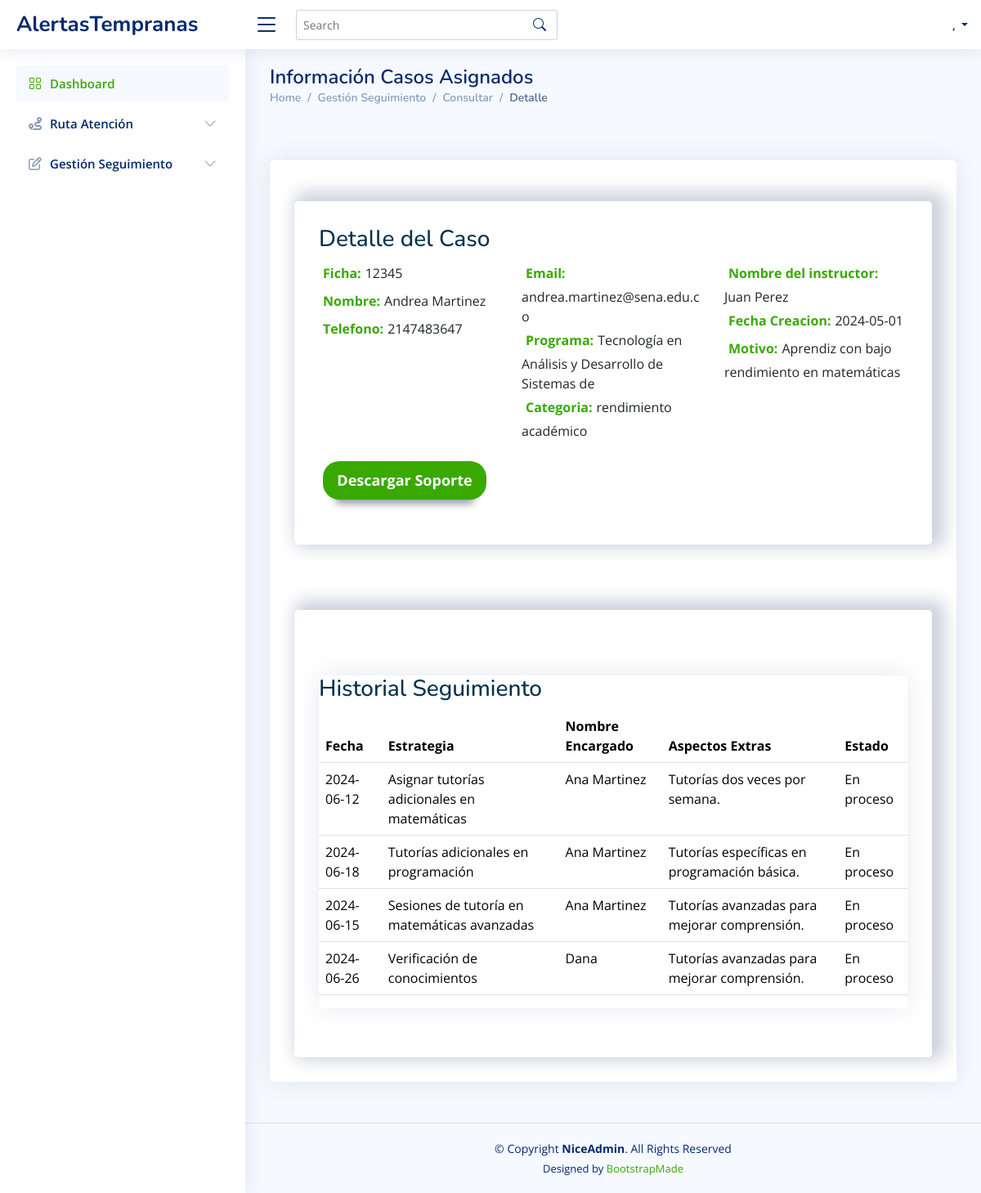
Screenshot of /Views/coordinador/mostrarCasoAsignado.php?id=1 with the database file from the repository.
### tables this page shows
CREATE TABLE `casos` (
  `id` int(11) NOT NULL,
  `descripcion` text NOT NULL,
  `categoria` varchar(80) NOT NULL,
  `soporte` varchar(300) NOT NULL,
  `fecha` date NOT NULL,
  `estado` varchar(80) NOT NULL,
  `id_aprendiz` int(11) NOT NULL,
  `id_usuario` int(11) NOT NULL,
  `id_encargado` int(11) NOT NULL
);

CREATE TABLE `aprendiz` (
  `id` int(11) NOT NULL,
  `tipo_documento_aprendiz` varchar(20) NOT NULL,
  `documento` bigint(20) NOT NULL,
  `nombre` varchar(60) NOT NULL,
  `apellido` varchar(50) NOT NULL,
  `email` varchar(60) NOT NULL,
  `telefono` int(11) NOT NULL,
  `programa` varchar(50) NOT NULL,
  `ficha` varchar(30) NOT NULL,
  `id_usuario` int(11) NOT NULL
);

CREATE TABLE `usuarios` (
  `id` int(11) NOT NULL,
  `tipo_documento` varchar(20) NOT NULL,
  `documento` int(11) NOT NULL,
  `nombre` varchar(60) NOT NULL,
  `email` varchar(60) NOT NULL,
  `telefono` int(11) NOT NULL,
  `clave` varchar(250) NOT NULL,
  `rol` varchar(50) NOT NULL
);

CREATE TABLE `seguimiento_casos` (
  `id` int(11) NOT NULL,
  `estrategia` varchar(200) NOT NULL,
  `id_caso` int(11) NOT NULL,
  `id_encargado` int(11) NOT NULL,
  `aspectos_extras` text NOT NULL,
  `fecha` date DEFAULT NULL
);

### Models/consultasCoordinador.php (called while the page is built, shortened)
<?php
class ConsultasCoordinador {
    public function consultarInfoDet($id_caso){
        $objConexion = new Conexion();
        $conexion = $objConexion->getConexion();
        $consultar= "SELECT a.ficha, a.nombre, a.apellido, a.telefono, a.email, a.programa, c.categoria, u.nombre AS nombre_usuario, c.estado, c.fecha, c.descripcion, c.soporte FROM casos c JOIN aprendiz a ON c.id_aprendiz = a.id JOIN usuarios u ON c.id_usuario = u.id WHERE c.id = :id_caso";
        $result= $conexion->prepare($consultar);
        $result->bindparam(':id_caso', $id_caso);
        $result->execute();
        $f= array();
        while($resultado = $result->fetch()){
            $f[] = $resultado;
        }
        return $f;
    }
    public function consultarSegumientoCaso($id_caso){
        $objConexion = new Conexion();
        $conexion = $objConexion->getConexion();
        $consultar= "SELECT s.id, s.estrategia, s.id_caso, s.id_encargado, s.aspectos_extras, s.fecha, c.estado, u.nombre AS nombre_encargado FROM seguimiento_casos s JOIN casos c ON s.id_caso = c.id JOIN usuarios u ON s.id_encargado= u.id WHERE s.id_caso = :id_caso";
        $result= $conexion->prepare($consultar);
        $result->bindparam(':id_caso', $id_caso);
        $result->execute();
        $f= array();
        while($resultado = $result->fetch()){
            $f[] = $resultado;
        }
        return $f;
    }
}

### Controllers/coordinador/mostrar_info.php (the view, shortened to what this page needs)
<?php
require_once("../../Models/consultasCoordinador.php");
function cargarInfoDetalles() {
    $id_caso = $_GET['id'];
    $objConsultas = new ConsultasCoordinador();
    $result = $objConsultas->consultarInfoDet($id_caso);
        foreach ($result as $f) {
            echo '
            <div class="col-md-4">
                <label class="modal-detalles" for="">Ficha:</label>'.$f['ficha'].' <br>
                <label class="modal-detalles" for="">Nombre:</label>'.$f['nombre'].' '.$f['apellido'].' <br>
                <label class="modal-detalles" for="">Telefono:</label>'.$f['telefono'].' <br>
              </div>
              <div class="col-md-4">
                <label class="modal-detalles" for="">Email:</label>'.$f['email'].' <br>
                <label class="modal-detalles" for="">Programa:</label>'.$f['programa'].'<br>
                <label class="modal-detalles" for="">Categoria:</label>'.$f['categoria'].' <br>
              </div>
              <div class="col-md-4">
                <label class="modal-detalles" for="">Nombre del instructor:</label>'.$f['nombre_usuario'].' <br>
                <label class="modal-detalles" for="">Fecha Creacion:</label>'.$f['fecha'].'<br>
                <label class="modal-detalles" for="">Motivo:</label>'.$f['descripcion'].'<br>
              </div>
              <div class="col-md-12">
                <label class="modal-detalles" for=""><button class="form-button"><a href="'.$f['soporte'].'" download style= "color:white; ">Descargar Soporte</a></button> <br>
              </div>
            ';
        }
}
function cargarSeguimiento(){
  $id_caso = $_GET['id'];
  $objConsultas = new ConsultasCoordinador();
  $result = $objConsultas->consultarSegumientoCaso($id_caso);
  if (!isset($result)) {
      echo "<h2>No hay seguimientos registrados</h2>";
  } else {
      foreach ($result as $f) {
          echo '
                <tr>
                  <td>'.$f['fecha'].'</td>
                  <td>'.$f['estrategia'].' </td>
                  <td>'.$f['nombre_encargado'].'</td>
                  <td>'.$f['aspectos_extras'].'</td>
                  <td>'.$f['estado'].'</td>
                </tr>
          ';
      }
  }
}
function cargarPerfilCordinador()
{
  $idUsuarios = $_SESSION["id"];
  $objConsultasAdmin = new ConsultasCoordinador();
  $f = $objConsultasAdmin->consultarUser($idUsuarios);
  echo '
        <li class="nav-item dropdown pe-3">
          <a class="nav-link nav-profile d-flex align-items-center pe-0" href="#" data-bs-toggle="dropdown">
            <span class="d-none d-md-block dropdown-toggle ps-2">' . $f["nombre"] .', '.$f["rol"].  '</span>
          </a>
          <ul class="dropdown-menu dropdown-menu-end dropdown-menu-arrow profile">
            <li class="dropdown-header">
              <h6>' . $f["nombre"] . '</h6>
              <span>' . $f["rol"] . '</span>
            </li>
            <li>
              <hr class="dropdown-divider">
            </li>
            <li>
              <a class="dropdown-item d-flex align-items-center" href="userProfileAdmin.php">
                <i class="bi bi-person"></i>
                <span>Mi perfil</span>
              </a>
            </li>
            <li>
              <hr class="dropdown-divider">
            </li>
            <li>
              <a class="dropdown-item d-flex align-items-center" href="users-profile.html">
                <i class="bi bi-gear"></i>
                <span>Configuración</span>
              </a>
            </li>
            <li>
              <hr class="dropdown-divider">
            </li>
            <li>
              <a class="dropdown-item d-flex align-items-center" href="pages-faq.html">
                <i class="bi bi-question-circle"></i>
                <span>¿Necesitas Ayuda?</span>
              </a>
            </li>
            <li>
              <hr class="dropdown-divider">
            </li>
            <li>
              <a class="dropdown-item d-flex align-items-center" href="../../Controllers/cerrarSesion.php">
                <i class="bi bi-box-arrow-right"></i>
                <span>Cerrar Sesión</span>
              </a>
            </li>
          </ul>
        </li>
    ';
}

### Views/coordinador/assets/css/style.css (style rules this page uses)
:root { scroll-behavior: smooth; --primary-color: #39A900; --secondary-color: #00324D; --complementary-color1: #385c57; --complementary-color2: #e6e6e6; --degrade: linear-gradient(#39a900, #A1D687, #fff); --font-size-titulos-h1: 48px; --font-size-titulos-h2: 40px; --font-size-titulos-h3: 32px; --font-size-titulos-h4: 24px; --font-size-parrafos: 24px; }
body { font-family: "Open Sans", sans-serif; background: #f6f9ff; color: #444444; }
a { color: var(--primary-color); text-decoration: none; }
.header-nav .nav-profile { color: #012970; }
.header-nav .nav-profile span { font-size: 14px; font-weight: 600; }
.form-button { width: 200px; font-size: 18px; font-weight: bold; background: var(--primary-color); color: #fff; padding-block: 10px; margin: 20px auto; border-radius: 20px; box-shadow: #999 0px 20px 10px -15px; border: none; transition: all 0.2s ease-in-out; }
.modal-detalles { margin: 5px; font-weight: 700; color: #39A900; }

### rows the page displays
casos: id_aprendiz.ficha "12345", id_aprendiz.nombre "Andrea", id_aprendiz.apellido "Martinez", id_aprendiz.telefono "2147483647", id_aprendiz.email "andrea.martinez@sena.edu.co", id_aprendiz.programa "Tecnología en Análisis y Desarrollo de Sistemas de", categoria "rendimiento académico", id_usuario.nombre "Juan Perez", fecha "2024-05-01", descripcion "Aprendiz con bajo rendimiento en matemáticas"
seguimiento_casos: fecha "2024-06-12", estrategia "Asignar tutorías adicionales en matemáticas", id_encargado.nombre "Ana Martinez", aspectos_extras "Tutorías dos veces por semana.", id_caso.estado "En proceso"
seguimiento_casos: fecha "2024-06-18", estrategia "Tutorías adicionales en programación", id_encargado.nombre "Ana Martinez", aspectos_extras "Tutorías específicas en programación básica.", id_caso.estado "En proceso"
seguimiento_casos: fecha "2024-06-15", estrategia "Sesiones de tutoría en matemáticas avanzadas", id_encargado.nombre "Ana Martinez", aspectos_extras "Tutorías avanzadas para mejorar comprensión.", id_caso.estado "En proceso"
seguimiento_casos: fecha "2024-06-26", estrategia "Verificación de conocimientos", id_encargado.nombre "Dana", aspectos_extras "Tutorías avanzadas para mejorar comprensión.", id_caso.estado "En proceso"
